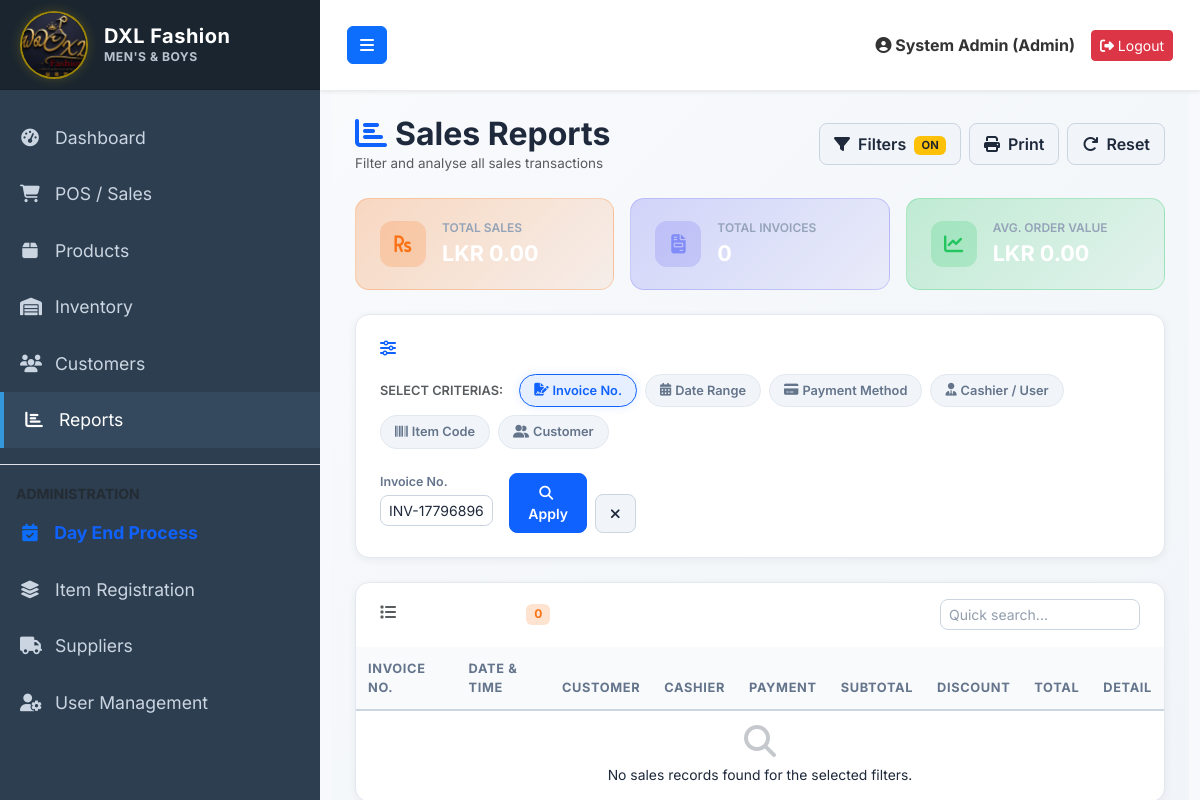
Before: /reports.php?invoice=INV-177968965244 (signed in) with the older database file.
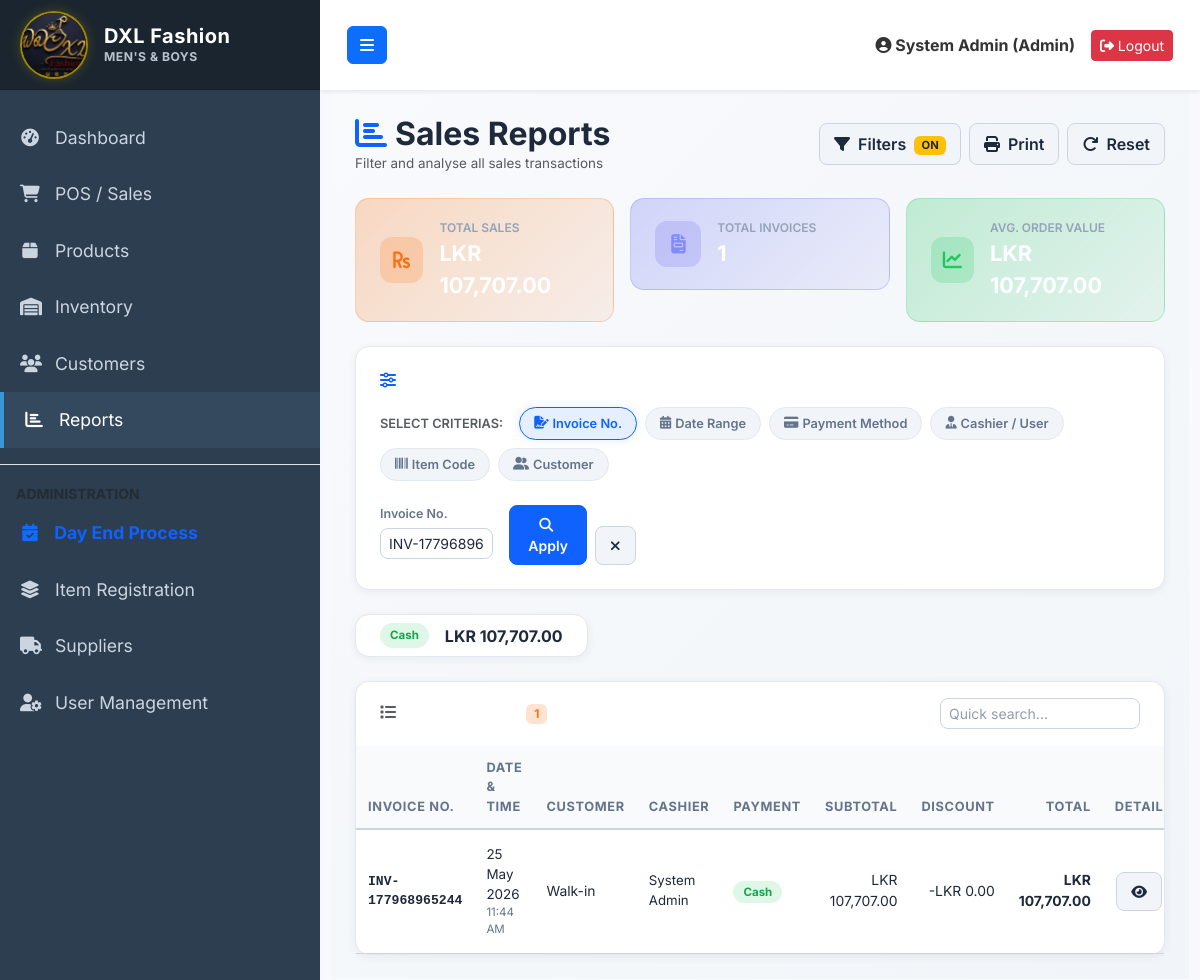
After: the same page with the newer database file.
### tables this page shows
CREATE TABLE `sales` (
  `id` int(11) NOT NULL AUTO_INCREMENT,
  `invoice_no` varchar(50) NOT NULL,
  `customer_id` int(11) DEFAULT NULL,
  `total_amount` decimal(10,2) NOT NULL DEFAULT 0.00,
  `discount` decimal(10,2) DEFAULT 0.00,
  `tax` decimal(10,2) DEFAULT 0.00,
  `payment_method` varchar(50) DEFAULT 'Cash',
  `paid_amount` decimal(10,2) NOT NULL DEFAULT 0.00,
  `balance` decimal(10,2) NOT NULL DEFAULT 0.00,
  `sale_date` datetime NOT NULL DEFAULT current_timestamp(),
  `created_by` int(11) DEFAULT NULL,
  `print_count` int(11) DEFAULT 1,
  PRIMARY KEY (`id`),
  UNIQUE KEY `invoice_no` (`invoice_no`),
  KEY `customer_id` (`customer_id`),
  KEY `created_by` (`created_by`),
  CONSTRAINT `fk_sales_cust` FOREIGN KEY (`customer_id`) REFERENCES `customers` (`id`) ON DELETE SET NULL,
  CONSTRAINT `fk_sales_user` FOREIGN KEY (`created_by`) REFERENCES `users` (`id`) ON DELETE SET NULL
);

### reports.php (the view, shortened to what the rows shown need)
<?php
require_once 'config/database.php';
require_once 'includes/header.php';
$f_invoice   = trim($_GET['invoice']   ?? '');
$where  = ["1=1"];
$params = [];
if ($f_invoice)   { $where[] = "s.invoice_no LIKE ?";       $params[] = "%$f_invoice%"; }
$item_join = '';
$where_sql = implode(" AND ", $where);
$sql = "
    SELECT s.*,
           COALESCE(c.customer_name,'Walk-in') AS customer_name,
           COALESCE(u.full_name,'—') AS cashier_name
    FROM sales s
    LEFT JOIN customers c ON c.id = s.customer_id
    LEFT JOIN users     u ON u.id = s.created_by
    $item_join
    WHERE $where_sql
    GROUP BY s.id
    ORDER BY s.sale_date DESC
";
$stmt = $pdo->prepare($sql);
$stmt->execute($params);
$sales = $stmt->fetchAll();
?>
<div class="premium-dark-page" style="margin:-24px;padding:24px;">
<div class="d-flex justify-content-between align-items-center mb-4 flex-wrap gap-2">
    <div>
        <h2 class="fw-bold text-white m-0"><i class="fas fa-chart-bar me-2" style="color:var(--primary-orange)"></i>Sales Reports</h2>
    </div>
</div>
<div class="rpt-card p-0">
    <div class="table-responsive">
        <table class="table rpt-table m-0" id="rptTable">
            <thead>
                <tr>
                    <th>Invoice No.</th>
                    <th>Date &amp; Time</th>
                    <th>Customer</th>
                    <th>Cashier</th>
                    <th>Payment</th>
                    <th class="text-end">Subtotal</th>
                    <th class="text-end">Discount</th>
                    <th class="text-end">Total</th>
                    <th class="text-center no-print-btn">Detail</th>
                </tr>
            </thead>
            <tbody>
            <?php if (empty($sales)): ?>
                <tr><td colspan="9" class="text-center text-muted py-5">
                    <i class="fas fa-search d-block fs-2 mb-2 opacity-25"></i>
                    No sales records found for the selected filters.
                </td></tr>
            <?php else: ?>
            <?php foreach($sales as $s):
                $pm_badge = strtolower($s['payment_method']);
            ?>
            <tr>
                <td class="fw-bold font-monospace" style="color:#0f62fe;font-size:.82rem;"><?= htmlspecialchars($s['invoice_no']) ?></td>
                <td>
                    <div style="font-size:.84rem;"><?= date('d M Y', strtotime($s['sale_date'])) ?></div>
                    <div style="font-size:.72rem;color:#64748b;"><?= date('h:i A', strtotime($s['sale_date'])) ?></div>
                </td>
                <td><?= htmlspecialchars($s['customer_name']) ?></td>
                <td style="font-size:.83rem;"><?= htmlspecialchars($s['cashier_name']) ?></td>
                <td><span class="badge-payment badge-<?= $pm_badge ?>"><?= htmlspecialchars($s['payment_method']) ?></span></td>
                <td class="text-end">LKR <?= number_format($s['total_amount'] + $s['discount'], 2) ?></td>
                <td class="text-end text-danger">-LKR <?= number_format($s['discount'],2) ?></td>
                <td class="text-end fw-bold" style="color:#1e293b;">LKR <?= number_format($s['total_amount'],2) ?></td>
                <td class="text-center no-print-btn">
                    <button class="btn btn-sm btn-dark-premium text-info border-0" onclick="viewDetail('<?= htmlspecialchars($s['invoice_no'], ENT_QUOTES) ?>')" title="View Items">
                        <i class="fas fa-eye"></i>
                    </button>
                </td>
            </tr>
            <?php endforeach; ?>
            <?php endif; ?>
            </tbody>
        </table>
    </div>
</div>
</div>
<?php require_once 'includes/footer.php'; ?>

Changed rows visible on the page:
added sales: invoice_no "INV-177968965244", sale_date "25 May 2026", sale_date "11:44 AM", customer_name "Walk-in", cashier_name "System Admin", payment_method "Cash", $s['total_amount'] + $s['discount'] "107,707.00", discount "0.00", total_amount "107,707.00"
Other visible differences:
$total_amount: "0.00" → "107,707.00"
$total_invoices: "0" → "1"
$avg_order: "0.00" → "107,707.00"
new list line: "Cash LKR 107,707.00"
text no longer shown: "No sales records found for the selected filters."
